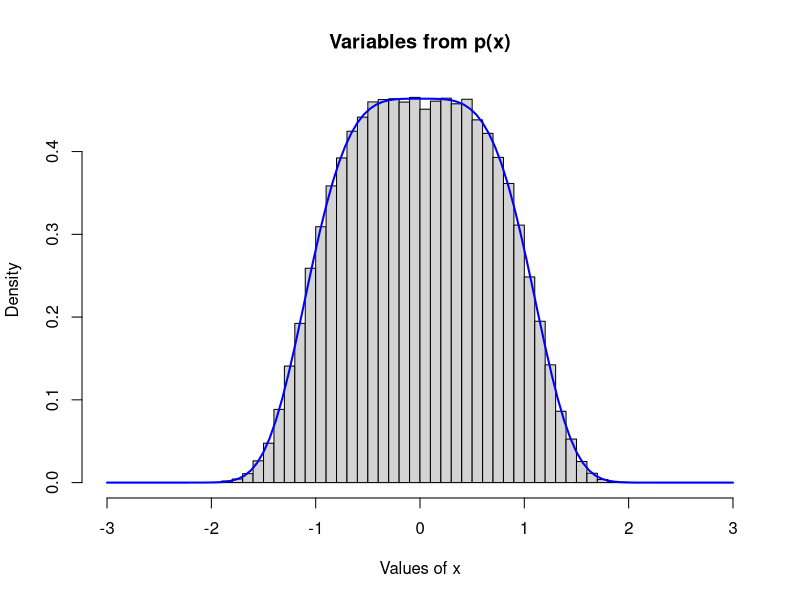
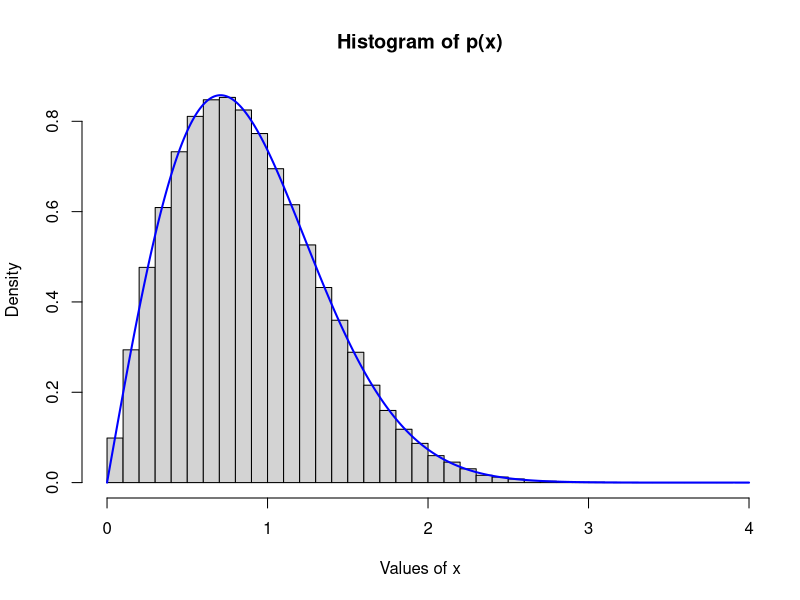
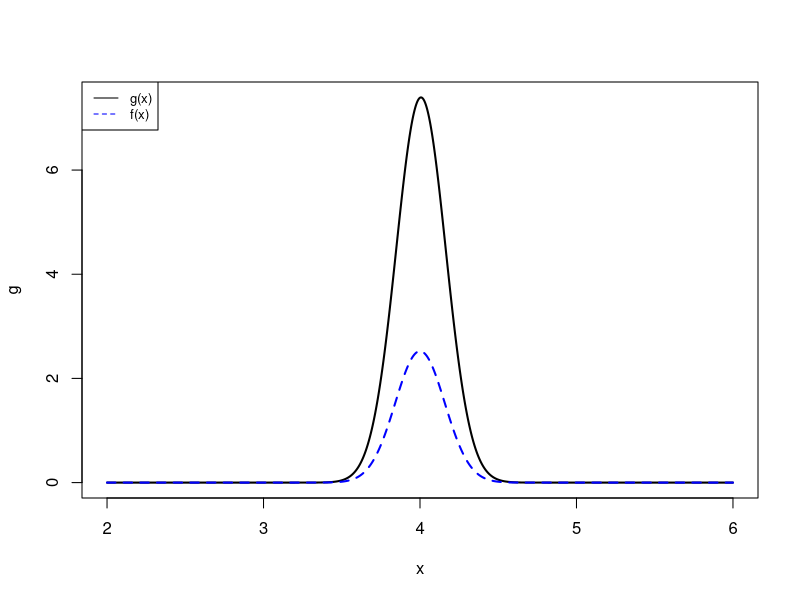
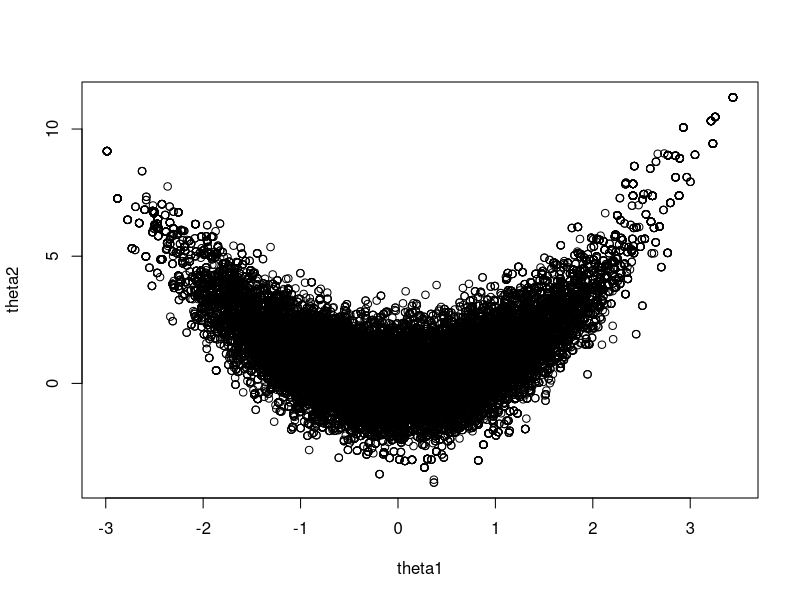
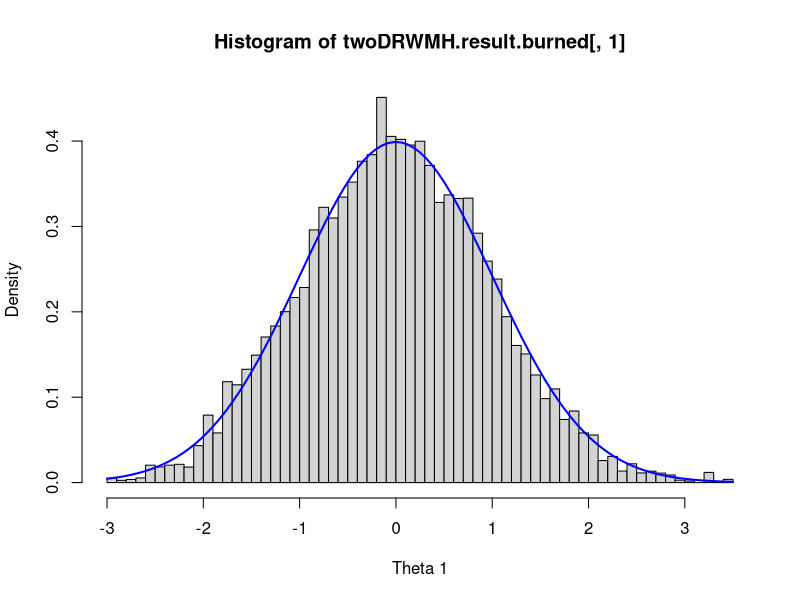
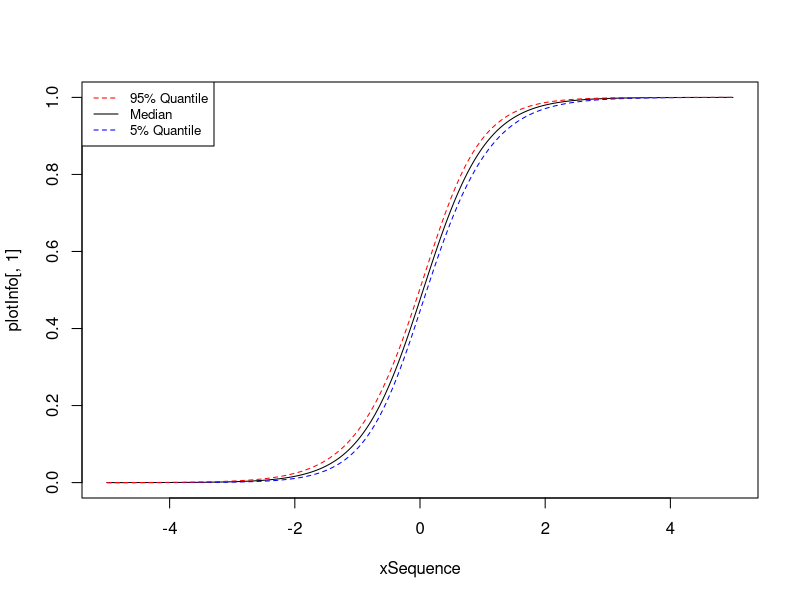
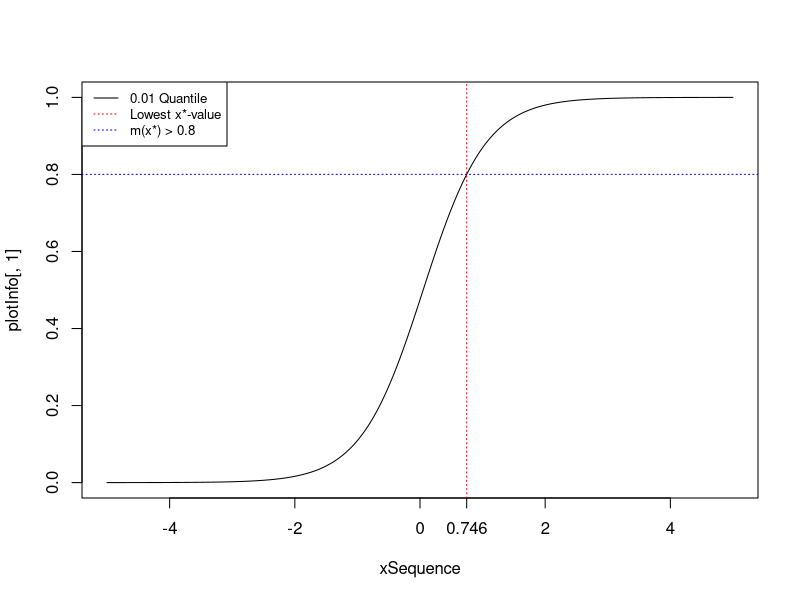
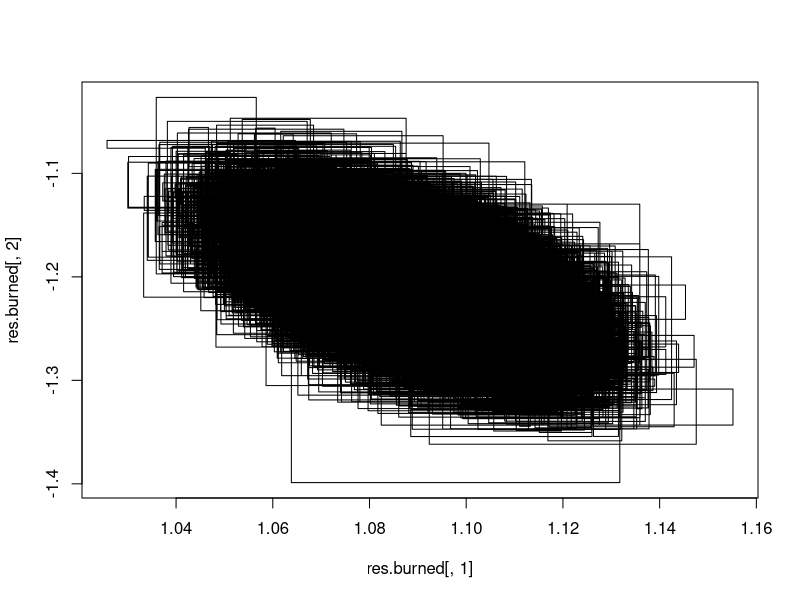

Write R code to recreate these figures, in order.
## ---- chunk 1
rm(list = ls())
library(coda)
library(mvtnorm)
## ---- chunk 2

# The probability density p(x)
p <- function(x) {
  2^(1/4)*gamma(3/4)/pi*exp(-(x^4)/2)
}

oneD.IRWMH <- function(prob, sigma, theta, Nsim = 10000){
  res <- vector(length = Nsim)
  # allocate memory
  res[1] <- theta
  # old importance weight
  wt.old <- prob(res[1])/dnorm(res[1], sd = sigma)
  Nacc <- 0
    for(i in 2:Nsim){
      # proposal (note, independent of past)
      thetaStar <- rnorm(1, sd = sigma)
      # new importance weight
      wt.star <- prob(thetaStar)/dnorm(thetaStar, sd = sigma)
      # accept probability
      alpha <- min(1.0, wt.star/wt.old)
      # accept/reject
      if(runif(1) < alpha){
        res[i] <- thetaStar
        wt.old <- wt.star
        Nacc <- Nacc + 1
      } else {
        res[i] <- res[i-1]
      }
    }
  res
}

Nsim <- 100000
IndRandVariables <- oneD.IRWMH(p, theta = 0.0, sigma = 0.8, Nsim = Nsim)
IndRandVariables.burned <- IndRandVariables[201:length(IndRandVariables)]

# Plotting the random variables together with the probability density.
hist(IndRandVariables.burned, probability = TRUE, breaks = 50, xlim = c(-3, 3), 
     main = "Variables from p(x)", xlab = "Values of x")
curve(p, add = TRUE, -3, 3, col = "blue", lwd = 2)
## ---- chunk 3

# The probability density p(x)
p <- function(x){
  2*x*exp(-x^2)
}

Nsim <- 100000
u <- runif(Nsim)
# x-values from the inverse transform method
x.variables <- sqrt(-log(1-u))
x.variables.burned <- x.variables[201:length(x.variables)]

hist(x.variables.burned, freq = FALSE, main = 'Histogram of p(x)', xlab = 'Values of x', breaks = 50)
curve(p, 0, 4, add = TRUE, n=Nsim, col="blue", lwd = 2)
## ---- chunk 4

# The probability density g(x)
g <- function(x){ exp(sqrt(x))*exp(-20*(x-4)^2)}

Nsim <- 10000
# Generating random variables based on f(x)
x <- rnorm(Nsim, 4, sqrt(1/40))
# Storing all values larger than 0, as specified in the problem.
x <- x[x > 0]

intiReal <- integrate(g, 0, Inf)$value
# Solving the integral by importance sampling
intiMC <- mean(g(x) / dnorm(x, 4, sqrt(1/40)))

c("Acutal integral" = intiReal, "Sampled integral" = intiMC)

plot(g, xlim = c(2, 6), n= 1000, lwd = 2)
curve(dnorm(x, 4, sqrt(1/40)), 2, 6, n=1000, add= TRUE, col = "blue ", lty = 2, lwd = 2)
legend("topleft", legend=c("g(x)", "f(x)"),
       col=c("black", "blue"), lty = c(1, 2) , cex=0.8)
## ---- chunk 5
# Write from scratch!

lp.log <- function(theta){
  -(theta[1]^2/2)-(theta[2] - theta[1]^2)^2/2 # log(g(theta))
}

Nsim <- 50000

twoDRWMH <- function(lprob, sigma, theta = c(0.0,0.0)){
  # allocate output space
  out <- matrix(0.0, Nsim, 2)
  out[1, ] <- theta
  
  # store old lprob
  lp.old <- lprob(theta)
  
  # accept counter
  Nacc <- 0
  # main iteration loop
  for(i in 2:Nsim){
    # proposal
    # using rmvnorm and a matrix as sigma to operate at both theta values
    thetaStar <- out[(i-1), ] + rmvnorm(1, theta, diag(sigma, 2, 2))
    
    # evaluate
    lp.star <- lprob(thetaStar)
    
    # accept prob
    alpha <- exp(min(0.0, lp.star - lp.old))
    
    # accept/reject
    if(runif(1) < alpha && is.finite(alpha)){
      # accept
      out[i, ] <- thetaStar
      lp.old <- lp.star
      Nacc <- Nacc + 1
    } else {
      out[i, ] <- out[(i-1), ]      
    }
  }
  
  print(c("Acceptance rate" = round(Nacc/(Nsim - 1), 4)))
  return(out)
}

twoDRWMH.result <- twoDRWMH(lprob = lp.log , sigma = 4.3)
twoDRWMH.result.burned <- twoDRWMH.result[501:length(twoDRWMH.result[ ,1]), ]
colnames(twoDRWMH.result.burned) <- c("theta1","theta2")

plot(twoDRWMH.result.burned)

ESS <- function(x){ return(as.numeric(coda::effectiveSize(x))) }
ess <- ESS(twoDRWMH.result.burned)
c("ESS Theta 1" = ess[[1]], "ESS Theta 2" = ess[[2]])

hist(twoDRWMH.result.burned[,1], xlab="Theta 1", freq = FALSE, breaks = 60)
curve(dnorm(x, mean = 0, sd = 1), col = "blue", add = TRUE, lwd = 2)
## ---- chunk 6

library(mvtnorm)

df <- data.frame(read.table("logistic_regression_data.txt"))
x <- df$x
y <- df$y

# exp siden man har log av 
logistic.lp <- function(theta){
    alpha <- theta[1]
    beta <- theta[2]
    
    # log-likelihood
    Eeta <- exp(alpha + beta * x)
    p <- Eeta/(1.0 + Eeta)
    log.like <- sum(dbinom(y, size = 1, prob = p, log = TRUE))
    
    # priors
    log.prior <- dnorm(alpha, sd =10, log=TRUE) + dnorm(beta, sd = 10, log = TRUE)
    
    # log-posterior kernel
    return(log.like + log.prior)
}

Nsim <- 10000

iMH <- function(target_prob, theta, sigma, tuning) {
  res <- matrix(0, Nsim, 2)
  # allocate memory
  res[1, ] <- theta
  # old importance weight
  wt.old <- exp(target_prob(res[1, ]))/dmvnorm(res[1, ], mean = theta, sigma = sigma)
  Nacc <- 0
  
  for(i in 2:Nsim){
    # proposal (note, independent of past)
    thetaStar <- rmvnorm(1, mean = theta, sigma = sigma * tuning)
    # new importance weight
    wt.star <- exp(target_prob(thetaStar)) / dmvnorm(thetaStar, mean = theta, sigma = sigma)
    
    # accept probability
    alpha <- min(1.0, wt.star / wt.old)
    # accept/reject
    if(runif(1) < alpha){
      res[i, ] <- thetaStar
      wt.old <- wt.star
      Nacc <- Nacc + 1
    } else {
      res[i, ] <- res[i-1, ]
    }
  }
    print(c("Acceptance rate" = round(Nacc/(Nsim - 1), 3)))
  return(res)
}

sigmas <- matrix(c(0.00653, -0.00058, -0.00058, 0.01689), 2, 2)
thetas <- c(-0.102, 1.993)

# Not necessarry to use burn-in, but a good rule of thumb
iMH.output <- iMH(logistic.lp, theta = thetas, sigma = sigmas, tuning = 0.8)
iMH.output.burned <- iMH.output[501:length(iMH.output[ ,1]), ]

print(
  c(
    "Theta 1" = round(colMeans(iMH.output.burned)[[1]], 3),
    "Theta 2" = round(colMeans(iMH.output.burned)[[2]], 3)
  )
)

# hist(iMH.output.burned[ ,1], breaks = 60, freq = FALSE)
# curve(dnorm(x, mean(iMH.output.burned[,1]), sd(iMH.output.burned[,1])), add=TRUE)

# print(var(iMH.output.burned[ ,1]))
# print(var(iMH.output.burned[ ,2]))

# hist(iMH.output.burned[ ,2], breaks = 60, freq = FALSE)
# curve(dnorm(x, mean(iMH.output.burned[,2]), sd(iMH.output.burned[,2])), add=TRUE)


# plot(iMH.output.burned,pch=20,cex=0.1,xlab="MCMC iteration #")

# cov(iMH.output.burned)

ess <- ESS(iMH.output.burned)
c("ESS Alpha" = ess[[1]], "ESS Beta" = ess[[2]])
## ---- chunk 7

mFunc <- function(x_i) {
  exp(alpha + beta * x_i) / (1 + exp(alpha + beta * x_i))
}

stepInfo <- function(x_i) {
  mstar <- exp(iMH.output.burned[ , 1] + iMH.output.burned[ , 2] * x_i) / (1 + exp(iMH.output.burned[ , 1] + iMH.output.burned[ , 2] * x_i))
  med <- median(mstar)
  # Quant01 is used in problem 3c)
  quant01 <- quantile(mstar, 0.01)
  quant05 <- quantile(mstar, 0.05)
  quant95 <- quantile(mstar, 0.95)
  return(c(med, quant01, quant05, quant95))
}

xSequence <- seq(-5, 5, length.out = length(iMH.output.burned[ ,1]))
plotInfo <- matrix(0, length(xSequence), 4)
i <- 0


for (i in 1:length(xSequence)) {
  plotInfo[i,] <- stepInfo(xSequence[i])
}

plot(xSequence, plotInfo[, 1], type="l", col="black")
lines(xSequence, plotInfo[, 3], type="l", col="blue", lty=2)
lines(xSequence, plotInfo[, 4], type="l", col="red", lty=2)
legend("topleft", legend=c("95% Quantile","Median", "5% Quantile"),
       col=c("red", "black", "blue"), lty=c(2, 1, 2), cex=0.8)
## ---- chunk 8
# First value larger than 0.8. 1% quantile
lowestValue <- plotInfo[, 1][plotInfo[, 1] > 0.8][1]

# First x-value of m-value with 99% probability of being larger than 0.8
firstOccurence <- xSequence[Position(function(x) x > 0.8, plotInfo[, 1])]

firstOccurence.rounded <- round(firstOccurence, 3)

print(c("Smallest x*-value" = firstOccurence))

plot(xSequence, plotInfo[, 1], type="l", col="black")
abline(v = firstOccurence, col="red", lty = 3)
abline(h = lowestValue, col="blue", lty = 3)
axis(1, at=firstOccurence.rounded, labels=firstOccurence.rounded)
legend("topleft", legend=c("0.01 Quantile", "Lowest x*-value", "m(x*) > 0.8"),
       col=c("black", "red", "blue"), lty = c(1, 3, 3) , cex=0.8)
## ---- chunk 9

df <- data.frame(read.table(file="linear_regression_data.txt"))
x <- df$x
y <- df$y


#
# Gibbsampler for bivariate normal target
#

n <- 100000 # number of Gibbs iterations
theta <- c(1, 1, 1) # variable used as state throughout
res <- matrix(0.0, 3*n+1, 3) # results, note stores twice per iteration
res[1, ] <- theta
k <- 2 # store counter

for(i in 1:n){
    # update first block (alpha)
    theta[1] <- rnorm(1, theta[3]*sum(y-theta[2]*x) / (theta[3]*length(y) + 1/100), 1 / (theta[3]*length(y) + 1/100))
    
    # store state
    res[k, ] <- theta
    k <- k+1
    
    # update second block (beta)
    theta[2] <- rnorm(1, theta[3]*sum(x*y-x*theta[1]) / (theta[3]*sum(x^2) + 1/100), 1 / (theta[3]*sum(x^2) + 1/100))
    # store state
    res[k, ] <- theta
    k <- k+1
    
     # update third block (tau)
    theta[3] <- rgamma(1, shape = length(y)/2 + 1, scale = 1/(1/2 * sum((y-theta[1]-theta[2]*x)^2) + 1))
    # store state
    res[k, ] <- theta
    k <- k+1
}

res.burned <- res[501:length(res[ ,1]), ]

# cov(res.burned)
round(colMeans(res.burned), 5)

# hist(res.burned[,1], breaks = 100, freq = FALSE)
# hist(res.burned[,2], breaks = 100, freq = FALSE)
# hist(res.burned[,3], breaks = 100, freq = FALSE)

plot(res.burned[,1], res.burned[,2], type="l")

ess <- ESS(res.burned)
c("ESS Theta 3" = ess[[3]])

